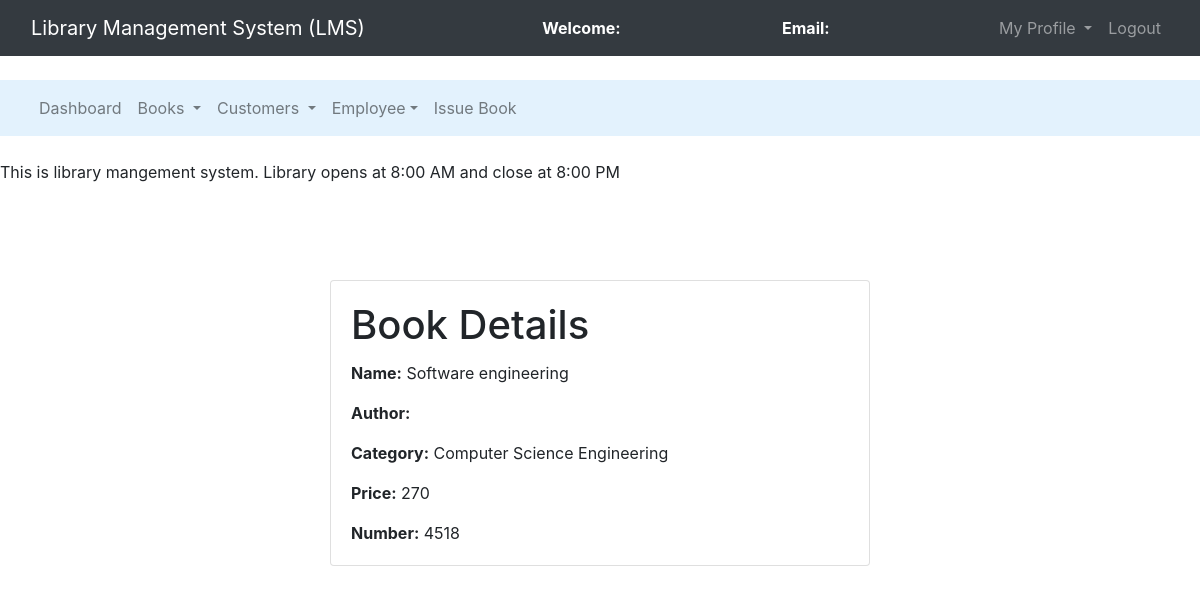
/models/books.php?bn=4518, run on the app's committed database.
### tables this page shows
CREATE TABLE `books` (
  `book_id` int(11) NOT NULL,
  `book_name` varchar(250) NOT NULL,
  `author_id` int(11) NOT NULL,
  `cat_id` int(11) NOT NULL,
  `book_no` int(11) NOT NULL,
  `book_price` int(11) NOT NULL
);

CREATE TABLE `category` (
  `cat_id` int(11) NOT NULL,
  `cat_name` varchar(100) NOT NULL
);

### models/books.php (the view, shortened to what this page needs)
<?php
$connection = mysqli_connect("localhost:3308", "root", "");
$book_no = $_GET['bn'];
$query = "SELECT books.book_name, books.book_no, book_price, authors.author_name, category.cat_name
          FROM books
          LEFT JOIN authors ON books.author_id = authors.author_id
          LEFT JOIN category ON books.cat_id = category.cat_id
          WHERE books.book_no = $book_no";
$query_run = mysqli_query($connection, $query);
$row = mysqli_fetch_assoc($query_run);
?>
<!DOCTYPE html>
<html>
<head>
	<link rel="stylesheet" type="text/css" href="../assets/css/bootstrap.min.css">
</head>
<body>
<nav class="navbar navbar-expand-lg navbar-dark bg-dark">
		<div class="container-fluid">
			<div class="navbar-header">
				<a class="navbar-brand" href="../views/librarian_dashboard.php">Library Management System (LMS)</a>
			</div>
			<font style="color: white"><span><strong>Welcome: <?php echo $_SESSION['name'];?></strong></span></font>
			<font style="color: white"><span><strong>Email: <?php echo $_SESSION['email'];?></strong></font>
		    <ul class="nav navbar-nav navbar-right">
		      <li class="nav-item dropdown">
	        	<a class="nav-link dropdown-toggle" data-toggle="dropdown">My Profile </a>
		      </li>
		      <li class="nav-item">
		        <a class="nav-link" href="../controllers/logout.php">Logout</a>
		      </li>
		    </ul>
		</div>
	</nav><br>
	<nav class="navbar navbar-expand-lg navbar-light" style="background-color: #e3f2fd">
		<div class="container-fluid">
		    <ul class="nav navbar-nav navbar-center">
		      <li class="nav-item">
		        <a class="nav-link" href="librarian_dashboard.php">Dashboard</a>
		      </li>
		      <li class="nav-item dropdown">
	        	<a class="nav-link dropdown-toggle" data-toggle="dropdown">Books </a>
		      </li>
		      <li class="nav-item dropdown">
	        	<a class="nav-link dropdown-toggle" data-toggle="dropdown">Customers </a>
		      </li>
		      <li class="nav-item dropdown">
	        	<a class="nav-link dropdown-toggle" data-toggle="dropdown">Employee</a>
		      </li>
	          <li class="nav-item">
		        <a class="nav-link" href="issue_book.php">Issue Book</a>
		      </li>
		    </ul>
		</div>
	</nav><br>
	<span><marquee>This is library mangement system. Library opens at 8:00 AM and close at 8:00 PM</marquee></span><br><br>
    <div class="container mt-5">
    <div class="row">
        <div class="col-md-6 offset-md-3">
            <div class="card">
                <div class="card-body">
                    <h1 class="card-title">Book Details</h1>
                    <p class="card-text"><strong>Name:</strong> <?php echo $row['book_name']; ?></p>
                    <p class="card-text"><strong>Author:</strong> <?php echo $row['author_name']; ?></p>
                    <p class="card-text"><strong>Category:</strong> <?php echo $row['cat_name']; ?></p>
                    <p class="card-text"><strong>Price:</strong> <?php echo $row['book_price']; ?></p>
                    <p class="card-text"><strong>Number:</strong> <?php echo $row['book_no']; ?></p>
                </div>
            </div>
        </div>
    </div>
</div>
</body>
</html>

### data on the page
books: book_name "Software engineering", cat.cat_name "Computer Science Engineering", book_price "270", book_no "4518"
